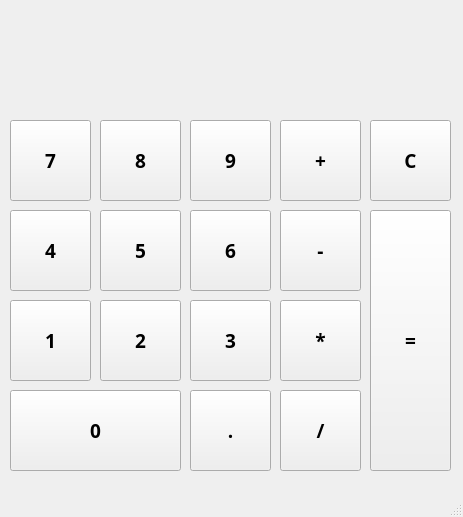
<?xml version="1.0" encoding="UTF-8"?>
<ui version="4.0">
 <class>MainWindow</class>
 <widget class="QMainWindow" name="MainWindow">
  <property name="geometry">
   <rect>
    <x>0</x>
    <y>0</y>
    <width>463</width>
    <height>517</height>
   </rect>
  </property>
  <property name="windowTitle">
   <string>MainWindow</string>
  </property>
  <widget class="QWidget" name="centralwidget">
   <widget class="QPushButton" name="pushButton">
    <property name="geometry">
     <rect>
      <x>10</x>
      <y>120</y>
      <width>81</width>
      <height>81</height>
     </rect>
    </property>
    <property name="font">
     <font>
      <family>微軟正黑體</family>
      <pointsize>14</pointsize>
      <weight>75</weight>
      <bold>true</bold>
     </font>
    </property>
    <property name="text">
     <string>7</string>
    </property>
   </widget>
   <widget class="QPushButton" name="pushButton_2">
    <property name="geometry">
     <rect>
      <x>100</x>
      <y>120</y>
      <width>81</width>
      <height>81</height>
     </rect>
    </property>
    <property name="font">
     <font>
      <family>微軟正黑體</family>
      <pointsize>14</pointsize>
      <weight>75</weight>
      <bold>true</bold>
     </font>
    </property>
    <property name="text">
     <string>8</string>
    </property>
   </widget>
   <widget class="QPushButton" name="pushButton_3">
    <property name="geometry">
     <rect>
      <x>190</x>
      <y>120</y>
      <width>81</width>
      <height>81</height>
     </rect>
    </property>
    <property name="font">
     <font>
      <family>微軟正黑體</family>
      <pointsize>14</pointsize>
      <weight>75</weight>
      <bold>true</bold>
     </font>
    </property>
    <property name="text">
     <string>9</string>
    </property>
   </widget>
   <widget class="QPushButton" name="pushButton_4">
    <property name="geometry">
     <rect>
      <x>280</x>
      <y>120</y>
      <width>81</width>
      <height>81</height>
     </rect>
    </property>
    <property name="font">
     <font>
      <family>微軟正黑體</family>
      <pointsize>14</pointsize>
      <weight>75</weight>
      <bold>true</bold>
     </font>
    </property>
    <property name="text">
     <string>+</string>
    </property>
   </widget>
   <widget class="QPushButton" name="pushButton_5">
    <property name="geometry">
     <rect>
      <x>370</x>
      <y>120</y>
      <width>81</width>
      <height>81</height>
     </rect>
    </property>
    <property name="font">
     <font>
      <family>微軟正黑體</family>
      <pointsize>14</pointsize>
      <weight>75</weight>
      <bold>true</bold>
     </font>
    </property>
    <property name="text">
     <string>C</string>
    </property>
   </widget>
   <widget class="QPushButton" name="pushButton_6">
    <property name="geometry">
     <rect>
      <x>10</x>
      <y>210</y>
      <width>81</width>
      <height>81</height>
     </rect>
    </property>
    <property name="font">
     <font>
      <family>微軟正黑體</family>
      <pointsize>14</pointsize>
      <weight>75</weight>
      <bold>true</bold>
     </font>
    </property>
    <property name="text">
     <string>4</string>
    </property>
   </widget>
   <widget class="QPushButton" name="pushButton_7">
    <property name="geometry">
     <rect>
      <x>100</x>
      <y>210</y>
      <width>81</width>
      <height>81</height>
     </rect>
    </property>
    <property name="font">
     <font>
      <family>微軟正黑體</family>
      <pointsize>14</pointsize>
      <weight>75</weight>
      <bold>true</bold>
     </font>
    </property>
    <property name="text">
     <string>5</string>
    </property>
   </widget>
   <widget class="QPushButton" name="pushButton_8">
    <property name="geometry">
     <rect>
      <x>190</x>
      <y>210</y>
      <width>81</width>
      <height>81</height>
     </rect>
    </property>
    <property name="font">
     <font>
      <family>微軟正黑體</family>
      <pointsize>14</pointsize>
      <weight>75</weight>
      <bold>true</bold>
     </font>
    </property>
    <property name="text">
     <string>6</string>
    </property>
   </widget>
   <widget class="QPushButton" name="pushButton_9">
    <property name="geometry">
     <rect>
      <x>280</x>
      <y>210</y>
      <width>81</width>
      <height>81</height>
     </rect>
    </property>
    <property name="font">
     <font>
      <family>微軟正黑體</family>
      <pointsize>14</pointsize>
      <weight>75</weight>
      <bold>true</bold>
     </font>
    </property>
    <property name="text">
     <string>-</string>
    </property>
   </widget>
   <widget class="QPushButton" name="pushButton_10">
    <property name="geometry">
     <rect>
      <x>10</x>
      <y>300</y>
      <width>81</width>
      <height>81</height>
     </rect>
    </property>
    <property name="font">
     <font>
      <family>微軟正黑體</family>
      <pointsize>14</pointsize>
      <weight>75</weight>
      <bold>true</bold>
     </font>
    </property>
    <property name="text">
     <string>1</string>
    </property>
   </widget>
   <widget class="QPushButton" name="pushButton_11">
    <property name="geometry">
     <rect>
      <x>100</x>
      <y>300</y>
      <width>81</width>
      <height>81</height>
     </rect>
    </property>
    <property name="font">
     <font>
      <family>微軟正黑體</family>
      <pointsize>14</pointsize>
      <weight>75</weight>
      <bold>true</bold>
     </font>
    </property>
    <property name="text">
     <string>2</string>
    </property>
   </widget>
   <widget class="QPushButton" name="pushButton_12">
    <property name="geometry">
     <rect>
      <x>190</x>
      <y>300</y>
      <width>81</width>
      <height>81</height>
     </rect>
    </property>
    <property name="font">
     <font>
      <family>微軟正黑體</family>
      <pointsize>14</pointsize>
      <weight>75</weight>
      <bold>true</bold>
     </font>
    </property>
    <property name="text">
     <string>3</string>
    </property>
   </widget>
   <widget class="QPushButton" name="pushButton_13">
    <property name="geometry">
     <rect>
      <x>280</x>
      <y>300</y>
      <width>81</width>
      <height>81</height>
     </rect>
    </property>
    <property name="font">
     <font>
      <family>微軟正黑體</family>
      <pointsize>14</pointsize>
      <weight>75</weight>
      <bold>true</bold>
     </font>
    </property>
    <property name="text">
     <string>*</string>
    </property>
   </widget>
   <widget class="QPushButton" name="pushButton_14">
    <property name="geometry">
     <rect>
      <x>10</x>
      <y>390</y>
      <width>171</width>
      <height>81</height>
     </rect>
    </property>
    <property name="font">
     <font>
      <family>微軟正黑體</family>
      <pointsize>14</pointsize>
      <weight>75</weight>
      <bold>true</bold>
     </font>
    </property>
    <property name="text">
     <string>0</string>
    </property>
   </widget>
   <widget class="QPushButton" name="pushButton_15">
    <property name="geometry">
     <rect>
      <x>190</x>
      <y>390</y>
      <width>81</width>
      <height>81</height>
     </rect>
    </property>
    <property name="font">
     <font>
      <family>微軟正黑體</family>
      <pointsize>14</pointsize>
      <weight>75</weight>
      <bold>true</bold>
     </font>
    </property>
    <property name="text">
     <string>.</string>
    </property>
   </widget>
   <widget class="QPushButton" name="pushButton_16">
    <property name="geometry">
     <rect>
      <x>280</x>
      <y>390</y>
      <width>81</width>
      <height>81</height>
     </rect>
    </property>
    <property name="font">
     <font>
      <family>微軟正黑體</family>
      <pointsize>14</pointsize>
      <weight>75</weight>
      <bold>true</bold>
     </font>
    </property>
    <property name="text">
     <string>/</string>
    </property>
   </widget>
   <widget class="QPushButton" name="pushButton_17">
    <property name="geometry">
     <rect>
      <x>370</x>
      <y>210</y>
      <width>81</width>
      <height>261</height>
     </rect>
    </property>
    <property name="font">
     <font>
      <family>微軟正黑體</family>
      <pointsize>14</pointsize>
      <weight>75</weight>
      <bold>true</bold>
     </font>
    </property>
    <property name="text">
     <string>=</string>
    </property>
   </widget>
   <widget class="QLabel" name="label">
    <property name="geometry">
     <rect>
      <x>20</x>
      <y>10</y>
      <width>421</width>
      <height>101</height>
     </rect>
    </property>
    <property name="font">
     <font>
      <family>微軟正黑體</family>
      <pointsize>24</pointsize>
      <weight>75</weight>
      <bold>true</bold>
     </font>
    </property>
    <property name="layoutDirection">
     <enum>Qt::RightToLeft</enum>
    </property>
    <property name="text">
     <string/>
    </property>
   </widget>
  </widget>
  <widget class="QMenuBar" name="menubar">
   <property name="geometry">
    <rect>
     <x>0</x>
     <y>0</y>
     <width>463</width>
     <height>21</height>
    </rect>
   </property>
  </widget>
  <widget class="QStatusBar" name="statusbar"/>
 </widget>
 <resources/>
 <connections/>
</ui>
